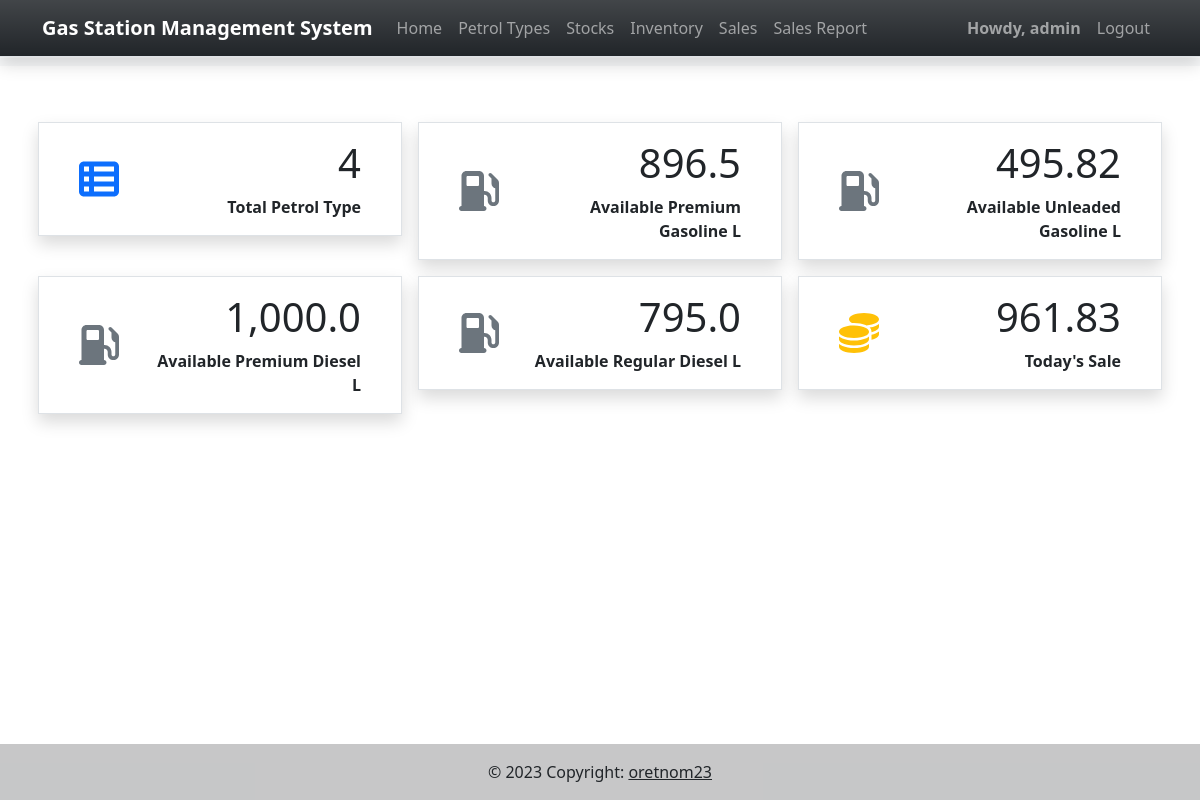
The app's page / (signed in) with its own data.
### gsmsApp/models.py (models this page shows)
class Petrol(models.Model):
    name = models.CharField(max_length=250)
    description = models.TextField()
    status = models.CharField(max_length=2,choices=(('1','Active'),('0', 'Inactive')) , default = 1)
    price = models.FloatField(max_length=(15,2), default= 0)
    delete_flag = models.IntegerField(default = 0)
    date_added = models.DateTimeField(default = timezone.now)
    date_created = models.DateTimeField(auto_now = True)
    class Meta:
        verbose_name_plural = "Petrol Type List"
    def __str__(self):
        return str(f"{self.name}")
    def available(self):
        try:
            stockin = Stock.objects.filter(petrol = self).aggregate(models.Sum("volume"))['volume__sum']
            if stockin is None:
                stockin = 0
        except:
            stockin = 0
        try:
            sale = Sale.objects.filter(petrol = self).aggregate(models.Sum("volume"))['volume__sum']
            if sale is None:
                sale = 0
        except:
            sale = 0
            print(sale)
        return stockin - sale

### gsmsApp/views.py (the view)
# urls.py: 2. Add a URL to urlpatterns:  path('', views.home, name='home')
@login_required
def home(request):
    context = context_data()
    context['page'] = 'home'
    context['page_title'] = 'Home'
    context['total_type'] = models.Petrol.objects.filter(delete_flag = 0, status = 1).count()
    context['petrols'] = models.Petrol.objects.filter(delete_flag = 0, status = 1).all()
    year = datetime.now().strftime("%Y")
    month = datetime.now().strftime("%m")
    day = datetime.now().strftime("%d")
    try:
        petrols = models.Petrol.objects.filter(delete_flag = 0, status = 1).all().values_list('id')
        total_amount = models.Sale.objects.filter(petrol__id__in = petrols).aggregate(Sum('amount'))['amount__sum']
        if total_amount is None:
            total_amount = 0
    except:
        total_amount = 0
    context['total_sales'] =  total_amount
    return render(request, 'home.html', context)

### gsmsApp/views.py (called while the page is built)
def context_data():
    context = {
        'page_name' : '',
        'page_title' : '',
        'system_name' : 'Gas Station Management System',
        'topbar' : True,
        'footer' : True,
    }
    return context

### gsmsApp/templates/home.html (shortened to what this page needs)
{% extends "base.html" %} {% load humanize %} {% load customfilter %} {% block pageContent %}
<section class="">
    <div class="row justify-content-start">
        <div class="col-lg-4 col-md-6 col-sm-12 col-xs-12 p-2">
            <div class=" card card-default rounded-0 shadow border border-gray">
                <div class="card-body">
                    <div class="container-fluid">
                        <div class="d-flex w-100 align-items-center">
                            <div class="col-3">
                                <i class="fs-1 text-primary fa fa-th-list"></i>
                            </div>
                            <div class="col-9">
                                <h1 class="text-end">{{total_type|intcomma}}</h2>
                                    <div class="text-end text-sm"><b>Total Petrol Type</b></div>
                            </div>
                        </div>
                    </div>
                </div>
            </div>
        </div>
        {% for petrol in petrols %}
        <div class="col-lg-4 col-md-6 col-sm-12 col-xs-12 p-2">
            <div class=" card card-default rounded-0 shadow border border-gray">
                <div class="card-body">
                    <div class="container-fluid">
                        <div class="d-flex w-100 align-items-center">
                            <div class="col-3">
                                <i class="fs-1 text-muted fa fa-gas-pump"></i>
                            </div>
                            <div class="col-9">
                                <h1 class="text-end">{{petrol.available|intcomma}}</h2>
                                    <div class="text-end text-sm"><b>Available {{petrol}} L</b></div>
                            </div>
                        </div>
                    </div>
                </div>
            </div>
        </div>
        {% endfor %}
        <div class="col-lg-4 col-md-6 col-sm-12 col-xs-12 p-2">
            <div class=" card card-default rounded-0 shadow border border-gray">
                <div class="card-body">
                    <div class="container-fluid">
                        <div class="d-flex w-100 align-items-center">
                            <div class="col-3">
                                <i class="fs-1 text-warning fa fa-coins"></i>
                            </div>
                            <div class="col-9">
                                <h1 class="text-end">{{total_sales|floatformat:2|intcomma}}</h2>
                                    <div class="text-end text-sm"><b>Today's Sale</b></div>
                            </div>
                        </div>
                    </div>
                </div>
            </div>
        </div>
    </div>
</section>
</div> {% endblock pageContent %}

### gsmsApp/templates/topNavigation.html (shortened to what this page needs)
{% load static %}
<header>
    <nav class="navbar navbar-expand-lg navbar-dark bg-dark bg-gradient fixed-top shadow border-bottom">
        <div class="container">
            <a class="navbar-brand" target="_blank" href="./">
                <b>{{system_name}}</b>
            </a>
            <div class="collapse navbar-collapse" id="navbarExample01">
                <ul class="navbar-nav me-auto mb-2 mb-lg-0" id="topNav">
                    <li class="nav-item">
                        <a class="nav-link" aria-current="page" href="{% url 'home-page' %}">Home</a>
                    </li>
                    <li class="nav-item">
                        <a class="nav-link" id="upload-btn" aria-current="page" href="{% url 'petrol-page' %}">Petrol Types</a>
                    </li>
                    <li class="nav-item">
                        <a class="nav-link" id="upload-btn" aria-current="page" href="{% url 'stock-page' %}">Stocks</a>
                    </li>
                    <li class="nav-item">
                        <a class="nav-link" id="upload-btn" aria-current="page" href="{% url 'inventory-page' %}">Inventory</a>
                    </li>
                    <li class="nav-item">
                        <a class="nav-link" id="upload-btn" aria-current="page" href="{% url 'sale-page' %}">Sales</a>
                    </li>
                    <li class="nav-item">
                        <a class="nav-link" id="upload-btn" aria-current="page" href="{% url 'sales-report-page' %}">Sales Report</a>
                    </li>
                </ul>
                <ul class="navbar-nav d-flex flex-row">
                    {% if user.id %}
                    <li class="nav-item">
                        <a class="nav-link"  href="{% url 'profile-page' %}"><b>Howdy, {{user.username}}</b></a>
                    </li>
                    <li class="nav-item">
                        <a class="nav-link" aria-current="page" href="{% url 'logout' %}">Logout</a>
                    </li>
                    {% endif %}
                </ul>
            </div>
        </div>
    </nav>
    <div id="intro" class="pt-2 text-center bg-light">
    </div>
</header>

### static/assets/default/css/style.css (style rules this page uses)
html, body { height: 100%; width: 100%; max-height: 100%; overflow: auto; display: flex; flex-direction: column; }
body>header { flex-shrink: auto; }

### gsmsApp/templates/topNavigation.html (style rules this page uses)
#intro { margin-top: 58px; }

### records on screen
Petrol: available "896.5", name "Premium Gasoline"
Petrol: available "495.82", name "Unleaded Gasoline"
Petrol: available "1,000.0", name "Premium Diesel"
Petrol: available "795.0", name "Regular Diesel"

### other values on screen
{{ system_name }} "Gas Station Management System"
{{ user.username }} "admin"
{{ total_type|intcomma }} "4"
{{ total_sales|floatformat:2|intcomma }} "961.83"
